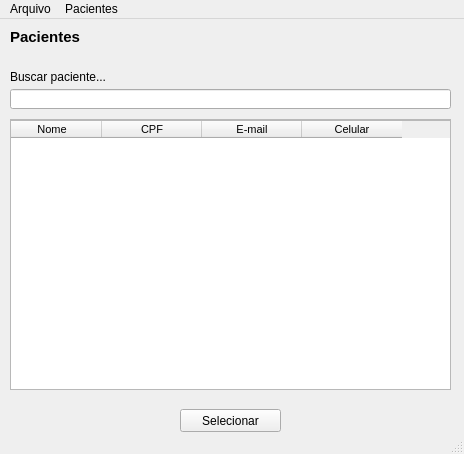
<?xml version="1.0" encoding="UTF-8"?>
<ui version="4.0">
 <class>MainWindow</class>
 <widget class="QMainWindow" name="MainWindow">
  <property name="geometry">
   <rect>
    <x>0</x>
    <y>0</y>
    <width>464</width>
    <height>454</height>
   </rect>
  </property>
  <property name="windowTitle">
   <string>MainWindow</string>
  </property>
  <widget class="QWidget" name="centralwidget">
   <widget class="QLabel" name="label">
    <property name="geometry">
     <rect>
      <x>10</x>
      <y>10</y>
      <width>81</width>
      <height>16</height>
     </rect>
    </property>
    <property name="font">
     <font>
      <pointsize>11</pointsize>
      <weight>75</weight>
      <bold>true</bold>
     </font>
    </property>
    <property name="text">
     <string>Pacientes</string>
    </property>
   </widget>
   <widget class="QScrollArea" name="scrollArea">
    <property name="geometry">
     <rect>
      <x>10</x>
      <y>100</y>
      <width>441</width>
      <height>271</height>
     </rect>
    </property>
    <property name="widgetResizable">
     <bool>true</bool>
    </property>
    <widget class="QWidget" name="scrollAreaWidgetContents">
     <property name="geometry">
      <rect>
       <x>0</x>
       <y>0</y>
       <width>439</width>
       <height>269</height>
      </rect>
     </property>
     <widget class="QTableWidget" name="tableWidget">
      <property name="geometry">
       <rect>
        <x>-10</x>
        <y>0</y>
        <width>451</width>
        <height>271</height>
       </rect>
      </property>
      <column>
       <property name="text">
        <string>Nome</string>
       </property>
       <property name="font">
        <font>
         <pointsize>8</pointsize>
        </font>
       </property>
      </column>
      <column>
       <property name="text">
        <string>CPF</string>
       </property>
       <property name="font">
        <font>
         <pointsize>8</pointsize>
        </font>
       </property>
      </column>
      <column>
       <property name="text">
        <string>E-mail</string>
       </property>
       <property name="font">
        <font>
         <pointsize>8</pointsize>
        </font>
       </property>
      </column>
      <column>
       <property name="text">
        <string>Celular</string>
       </property>
       <property name="font">
        <font>
         <pointsize>8</pointsize>
        </font>
       </property>
      </column>
     </widget>
    </widget>
   </widget>
   <widget class="QPushButton" name="pushButton_Select">
    <property name="geometry">
     <rect>
      <x>180</x>
      <y>390</y>
      <width>101</width>
      <height>23</height>
     </rect>
    </property>
    <property name="text">
     <string>Selecionar</string>
    </property>
   </widget>
   <widget class="QLineEdit" name="searchField">
    <property name="geometry">
     <rect>
      <x>10</x>
      <y>70</y>
      <width>441</width>
      <height>20</height>
     </rect>
    </property>
   </widget>
   <widget class="QLabel" name="label_2">
    <property name="geometry">
     <rect>
      <x>10</x>
      <y>50</y>
      <width>101</width>
      <height>16</height>
     </rect>
    </property>
    <property name="text">
     <string>Buscar paciente...</string>
    </property>
   </widget>
  </widget>
  <widget class="QMenuBar" name="menubar">
   <property name="geometry">
    <rect>
     <x>0</x>
     <y>0</y>
     <width>464</width>
     <height>21</height>
    </rect>
   </property>
   <widget class="QMenu" name="menuArquivo">
    <property name="title">
     <string>Arquivo</string>
    </property>
    <addaction name="actionSair"/>
   </widget>
   <widget class="QMenu" name="menuPacientes">
    <property name="title">
     <string>Pacientes</string>
    </property>
    <addaction name="actionNovo_cadastro"/>
   </widget>
   <addaction name="menuArquivo"/>
   <addaction name="menuPacientes"/>
  </widget>
  <widget class="QStatusBar" name="statusbar"/>
  <action name="actionSair">
   <property name="text">
    <string>Sair</string>
   </property>
  </action>
  <action name="actionNovo_cadastro">
   <property name="text">
    <string>Novo cadastro</string>
   </property>
  </action>
 </widget>
 <resources/>
 <connections/>
</ui>
